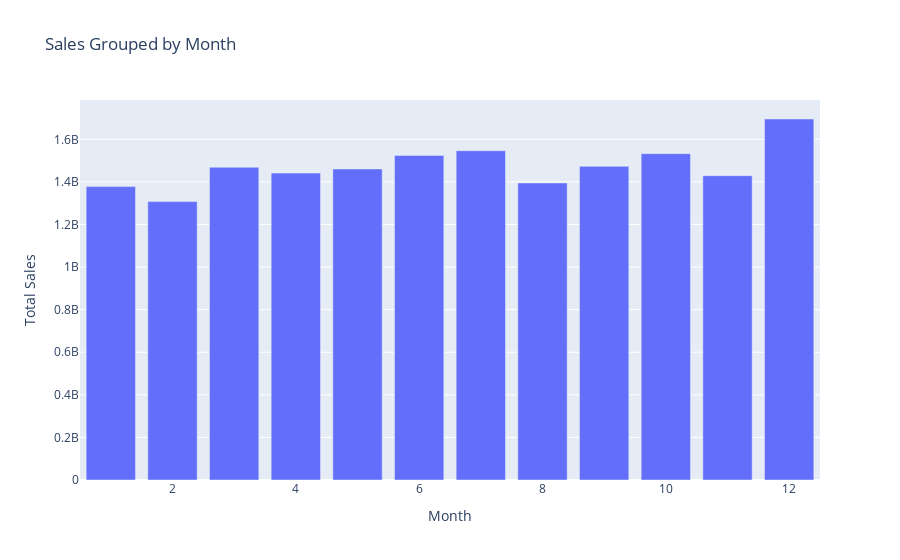
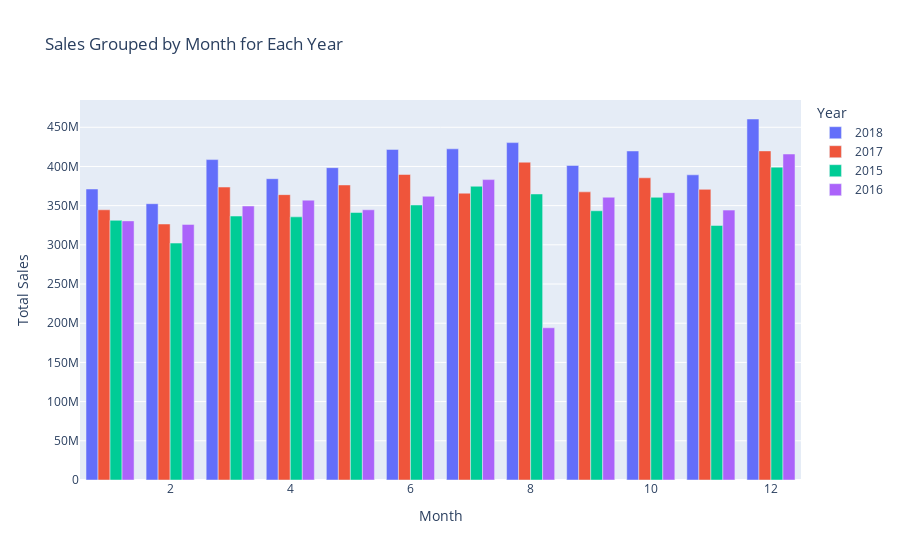

The cell these charts' notebook holds for them, in order:
### Markdown cell above
We can start identifying some outliers. In 2017, there are two data points with large negative sales. There also seems to be a series of missing datapoints between days 227 and 245 of 2016. As a result of this, if we look at the cumulative sales graph over the year, the year 2016 shows a lower number of sales compared to 2015.

### Code cell
# 3.2 Sales grouped by month (bar graph)
# Group by month and sum sales
monthly_sales = sales_exploration.groupby('MONTH')['SALES'].sum().reset_index()

# Bar graph for sales grouped by month
fig = px.bar(monthly_sales, x='MONTH', y='SALES', title='Sales Grouped by Month',
             labels={'MONTH': 'Month', 'SALES': 'Total Sales'})
fig.show()

monthly_sales = sales_exploration.groupby(['YEAR', 'MONTH'])['SALES'].sum().reset_index()
monthly_sales['YEAR'] = monthly_sales['YEAR'].astype(str)
monthly_sales = monthly_sales.sort_values(['MONTH', 'SALES'], ascending=[True, False])

# Bar graph for sales grouped by month and year
fig = px.bar(monthly_sales, x='MONTH', y='SALES', color='YEAR', barmode='group',
             title='Sales Grouped by Month for Each Year',
             labels={'MONTH': 'Month', 'SALES': 'Total Sales', 'YEAR': 'Year'})
fig.show()

### Figure 1 — Plotly figure (JSON) as saved in the notebook; plotly's stock layout.template omitted (floating-point values rounded to 4 significant figures)
{"data": [{"alignmentgroup": "True", "hovertemplate": "Month=%{x}<br>Total Sales=%{y}<extra></extra>", "legendgroup": "", "marker": {"color": "#636efa", "pattern": {"shape": ""}}, "name": "", "offsetgroup": "", "orientation": "v", "showlegend": false, "textposition": "auto", "type": "bar", "x": [1, 2, 3, 4, 5, 6, 7, 8, 9, 10, 11, 12], "xaxis": "x", "y": [1378000000.0, 1307000000.0, 1469000000.0, 1441000000.0, 1461000000.0, 1524000000.0, 1546000000.0, 1395000000.0, 1473000000.0, 1533000000.0, 1429000000.0, 1695000000.0], "yaxis": "y"}], "layout": {"barmode": "relative", "legend": {"tracegroupgap": 0}, "title": {"text": "Sales Grouped by Month"}, "xaxis": {"anchor": "y", "domain": [0, 1], "title": {"text": "Month"}}, "yaxis": {"anchor": "x", "domain": [0, 1], "title": {"text": "Total Sales"}}}}

### Figure 2 — Plotly figure (JSON) as saved in the notebook; plotly's stock layout.template omitted (floating-point values rounded to 4 significant figures)
{"data": [{"alignmentgroup": "True", "hovertemplate": "Year=2018<br>Month=%{x}<br>Total Sales=%{y}<extra></extra>", "legendgroup": "2018", "marker": {"color": "#636efa", "pattern": {"shape": ""}}, "name": "2018", "offsetgroup": "2018", "orientation": "v", "showlegend": true, "textposition": "auto", "type": "bar", "x": [1, 2, 3, 4, 5, 6, 7, 8, 9, 10, 11, 12], "xaxis": "x", "y": [371200000.0, 352500000.0, 408800000.0, 384400000.0, 398500000.0, 421700000.0, 422500000.0, 430400000.0, 401300000.0, 419800000.0, 389300000.0, 460500000.0], "yaxis": "y"}, {"alignmentgroup": "True", "hovertemplate": "Year=2017<br>Month=%{x}<br>Total Sales=%{y}<extra></extra>", "legendgroup": "2017", "marker": {"color": "#EF553B", "pattern": {"shape": ""}}, "name": "2017", "offsetgroup": "2017", "orientation": "v", "showlegend": true, "textposition": "auto", "type": "bar", "x": [1, 2, 3, 4, 5, 6, 7, 8, 9, 10, 11, 12], "xaxis": "x", "y": [344700000.0, 326600000.0, 373700000.0, 364000000.0, 376400000.0, 389700000.0, 365900000.0, 405400000.0, 367600000.0, 385500000.0, 370800000.0, 419800000.0], "yaxis": "y"}, {"alignmentgroup": "True", "hovertemplate": "Year=2015<br>Month=%{x}<br>Total Sales=%{y}<extra></extra>", "legendgroup": "2015", "marker": {"color": "#00cc96", "pattern": {"shape": ""}}, "name": "2015", "offsetgroup": "2015", "orientation": "v", "showlegend": true, "textposition": "auto", "type": "bar", "x": [1, 2, 3, 4, 5, 6, 7, 8, 9, 10, 11, 12], "xaxis": "x", "y": [331300000.0, 302300000.0, 336800000.0, 335700000.0, 341200000.0, 350800000.0, 374800000.0, 364900000.0, 343500000.0, 360600000.0, 324700000.0, 399100000.0], "yaxis": "y"}, {"alignmentgroup": "True", "hovertemplate": "Year=2016<br>Month=%{x}<br>Total Sales=%{y}<extra></extra>", "legendgroup": "2016", "marker": {"color": "#ab63fa", "pattern": {"shape": ""}}, "name": "2016", "offsetgroup": "2016", "orientation": "v", "showlegend": true, "textposition": "auto", "type": "bar", "x": [1, 2, 3, 4, 5, 6, 7, 8, 9, 10, 11, 12], "xaxis": "x", "y": [330600000.0, 326100000.0, 349600000.0, 357000000.0, 344700000.0, 362000000.0, 383200000.0, 194200000.0, 360700000.0, 366600000.0, 344300000.0, 415900000.0], "yaxis": "y"}], "layout": {"barmode": "group", "legend": {"title": {"text": "Year"}, "tracegroupgap": 0}, "title": {"text": "Sales Grouped by Month for Each Year"}, "xaxis": {"anchor": "y", "domain": [0, 1], "title": {"text": "Month"}}, "yaxis": {"anchor": "x", "domain": [0, 1], "title": {"text": "Total Sales"}}}}
